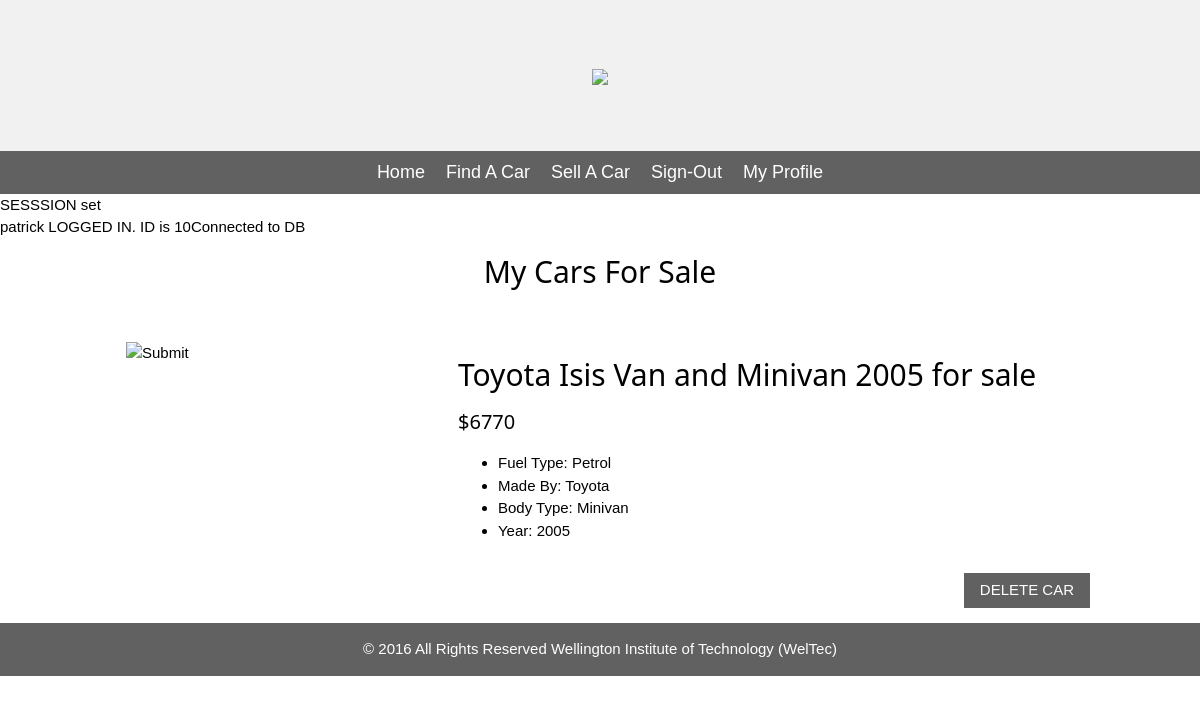
Screenshot of /myProfile.php (signed in) with the database file from the repository.
### tables this page shows
CREATE TABLE `cars` (
  `car_id` int(20) NOT NULL,
  `car_name` text NOT NULL,
  `fuel_type` varchar(35) NOT NULL,
  `make` varchar(35) NOT NULL,
  `model` varchar(35) NOT NULL,
  `year` int(4) NOT NULL,
  `price` float NOT NULL,
  `url` varchar(200) NOT NULL,
  `description` longtext NOT NULL,
  `user_id` int(11) NOT NULL
);

### myProfile.php (the view, shortened to what this page needs)
<?php
include_once 'header.php';
include_once 'db_connection.php';
?>
<br>
<div class="w3-center">
    <h2>My Cars For Sale</h2><br>
</div>
<div class="w3-content">
<?php
$user_id = $_SESSION["useridSignIn"];
$sqlMyCars = "SELECT * FROM cars WHERE user_id = '$user_id'";
$resultMyCars = $db_connection->query($sqlMyCars);
if ($resultMyCars->num_rows > 0)
{
    while ($rowMyCars = $resultMyCars->fetch_assoc())
    {
        echo '<div class="w3-row w3-margin">
                            <form name="myform" action="http://'.HOMEURL.'/findACarDetails.php" method="GET">
                                <div class="w3-third">
                                    <input type="image" src="' . $rowMyCars["url"] . '" style="width: 100%; min-height: 200px">
                                    <input type="hidden" name="car_id" value="'.$rowMyCars["car_id"].'">
                                </div>
                                <div class="w3-twothird w3-container">
                                    <h2>' . $rowMyCars["car_name"] . '</h2>
                                    <h4>$' . $rowMyCars["price"] . '</h4>
                                    <div class="w3-left-align">
                                        <ul>';
                                            echo '<li> Fuel Type: ' . $rowMyCars["fuel_type"] . '</li>';
                                            echo '<li> Made By: ' . $rowMyCars["make"] . '</li>';
                                            echo '<li> Body Type: ' . $rowMyCars["model"] . '</li>';
                                            echo '<li> Year: ' . $rowMyCars["year"] . '</li>';
                                   echo '</ul>
                                    </div>
                                </div>
                            </form>
                    </div>';
        echo '<div class="w3-right-align">
                                    <p>
                                        <form action="myProfile.php" method="POST">
                                            <input type="hidden" name="car_id" value="' . $rowMyCars["car_id"] . '">
                                            <input value="DELETE CAR" type="submit" class="w3-btn w3-dark-grey">
                                        </form>
                                    </p>
                                </div>';
    }
    echo '</div> </div>';
}
?>
<?php
include_once 'footer.php';
?>
</body>
</html>

### project.css (style rules this page uses)
* { -webkit-box-sizing: border-box; -moz-box-sizing: border-box; box-sizing: border-box }
html { -ms-text-size-adjust: 100%; -webkit-text-size-adjust: 100% }
html, body { font-family: Verdana, sans-serif; font-size: 15px; line-height: 1.5 }
body { margin: 0 }
h1, h2, h3, h4, h5, h6 { font-family: "Segoe UI", Arial, sans-serif; font-weight: 400; margin: 10px 0 }
h2 { font-size: 30px }
h4 { font-size: 20px }
input { color: inherit; font: inherit; margin: 0 }
html input[type=button], input[type=reset], input[type=submit] { -webkit-appearance: button; cursor: pointer }
.w3-container { padding: 0.01em 16px }
.w3-container:after { content: ""; display: table; clear: both }
.w3-center { text-align: center !important }
.w3-dark-grey { color: #fff !important; background-color: #616161 !important }
.w3-margin { margin: 16px !important }
.w3-third { float: left; width: 100% }
@media only screen and (min-width:601px) { .w3-third { width: 33.33333% } }
@media only screen and (min-width:993px) { .w3-third { width: 33.33333% } }
.w3-twothird { float: left; width: 100% }
@media only screen and (min-width:601px) { .w3-twothird { width: 66.66666% } }
@media only screen and (min-width:993px) { .w3-twothird { width: 66.66666% } }
.w3-row:after, .w3-row-padding:after { content: ""; display: table; clear: both }
.w3-left-align { text-align: left !important }
.w3-right-align { text-align: right !important }
.w3-btn { border: none; display: inline-block; outline: 0; padding: 6px 16px; vertical-align: middle; overflow: hidden; text-decoration: none !important; color: #fff; background-color: #000; text-align: center; cursor: pointer; white-space: nowrap; -webkit-user-select: none; -khtml-user-select: none; -moz-user-select: none; -ms-user-select: none; user-select: none; -webkit-transition: all 0.3s ease; transition: all 0.3s ease }
.w3-content { max-width: 980px; margin: auto }

### rows the page displays
cars: car_name "Toyota Isis Van and Minivan 2005 for sale", price "6770", fuel_type "Petrol", make "Toyota", model "Minivan", year "2005"

### other values shown
$_SESSION["usernameSignIn"] "patrick"
$_SESSION["useridSignIn"] "10"
